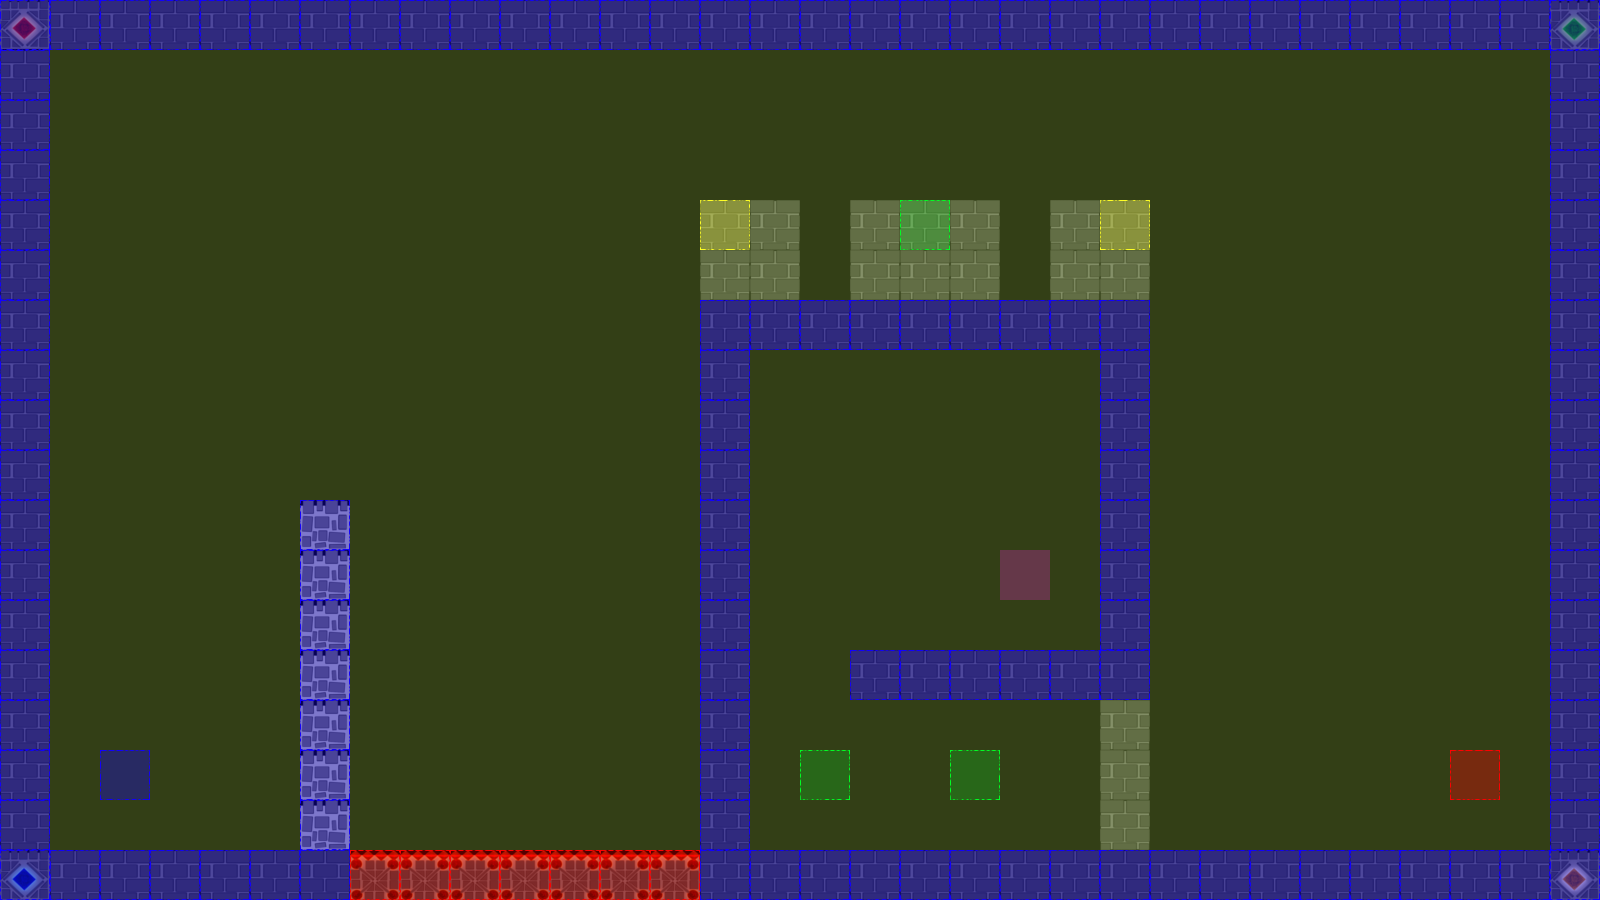

Rendered tile map (Tiled .tmx) drawn with the repository's tilesets; below, a short description and the map source with its tile grids summarised:
An orthogonal 32x18 tile map with 50x50 px tiles, 3 tile layers (terrain, collision, event), 2 tilesets.

<map version="1.0" orientation="orthogonal" renderorder="left-up" width="32" height="18" tilewidth="50" tileheight="50" nextobjectid="3">
 <tileset firstgid="1" name="castleTile" tilewidth="50" tileheight="50" tilecount="36" columns="6">
  <image source="tiles/castleTile.png" width="300" height="300" />
 </tileset>
 <tileset firstgid="37" name="collisionTile" tilewidth="50" tileheight="50" tilecount="12" columns="3">
  <image source="tiles/collisionTile.png" width="150" height="200" />
 </tileset>
 <layer name="terrain" width="32" height="18">
  <data>[576 cells, 151 non-empty, 7 distinct tile ids]</data>
 </layer>
 <layer name="collision" width="32" height="18">
  <data>[576 cells, 576 non-empty, 3 distinct tile ids]</data>
 </layer>
 <layer name="event" width="32" height="18">
  <data>[576 cells, 8 non-empty, 5 distinct tile ids]</data>
 </layer>
</map>
